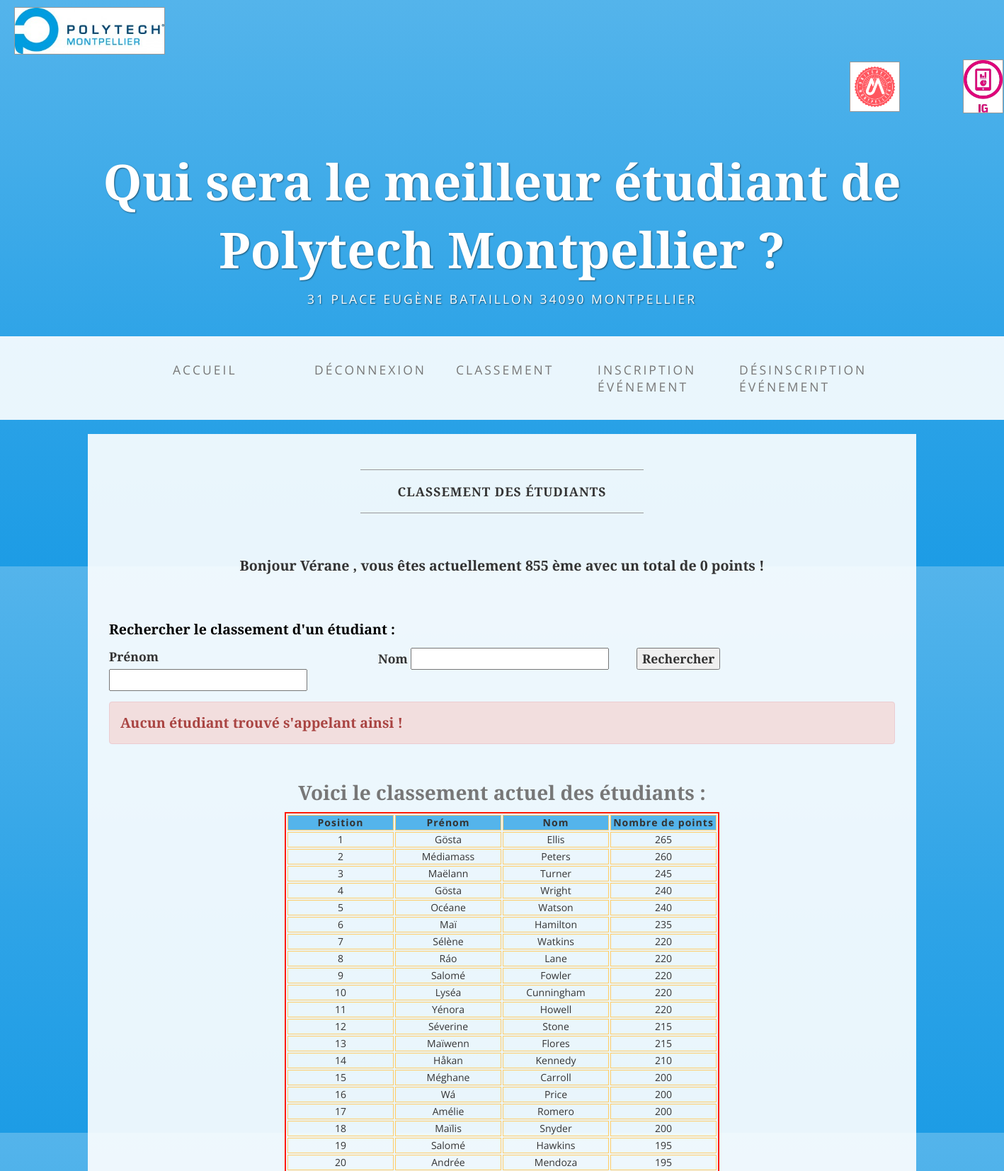
Screenshot of /echec_recherche_classement.php (signed in, upper part) with the database file from the repository.
### tables this page shows
CREATE TABLE IF NOT EXISTS `etudiant` (
  `num_etudiant` int(10) unsigned NOT NULL AUTO_INCREMENT,
  `nom_etudiant` varchar(50) NOT NULL,
  `prenom_etudiant` varchar(50) NOT NULL,
  `moyenne_etudiant` float unsigned NOT NULL,
  `num_niveau` int(10) unsigned NOT NULL,
  `identifiant` varchar(255) NOT NULL,
  `mot_de_passe` varchar(255) NOT NULL,
  `nb_points_total` int(10) unsigned NOT NULL,
  PRIMARY KEY (`num_etudiant`),
  KEY `fk_num_niveau` (`num_niveau`)
);

### echec_recherche_classement.php (the view, shortened to what this page needs)
<?php
	include('bdd.php');
	if(!isset($_COOKIE['identifiant']))
		header("Refresh: 0; URL=http://php-meilleuretudiant.rhcloud.com/non_connecte_classement.php" );
	else
	{
?>
<!DOCTYPE html>
<html>
	<head>
		<img class="img-logo-polytech img-border img-left" src="img/logo_polytech.jpg" alt="logo Polytech">
		<img class="img-logo-universite img-border " src="img/logo_universite.png" alt="logo universite">
		<img class="img-logo-IG img-border " src="img/logo_ig.jpg" alt="logo IG">
		<link href="css/bootstrap.min.css" rel="stylesheet">
		<link href="css/business-casual.css" rel="stylesheet">
	</head>
	<body>
	<div class="brand">Qui sera le meilleur étudiant de Polytech Montpellier ?</div>
    <div class="address-bar">31 Place Eugène Bataillon 34090 Montpellier</div>
    <nav class="navbar navbar-default" role="navigation">
        <div class="container">
            <div class="collapse navbar-collapse" id="bs-example-navbar-collapse-1">
                <ul class="nav navbar-nav">
                    <li>
                        <a href="index.php">Accueil</a>
                    </li>
                    <li>
                        <a href="deconnexion.php">Déconnexion</a>
                    </li>
					<li>
                        <a href="classement.php">Classement</a>
                    </li>
                    <li>
                        <a href="inscription_evenement.php">Inscription événement</a>
                    </li>
					<li>
                        <a href="desinscription_evenement.php">Désinscription événement</a>
                    </li>
                </ul>
            </div>
        </div>
    </nav>
	<div class="container">
        <div class="row">
            <div class="box">
                <div class="col-lg-12">
                    <hr>
                    <h2 class="intro-text text-center">
                        <strong>Classement des étudiants</strong>
                    </h2>
                    <hr>
					<?php
						$req1 = $bdd->query('select num_etudiant, identifiant, nb_points_total, moyenne_etudiant from etudiant order by nb_points_total DESC, moyenne_etudiant DESC, num_etudiant DESC');
						$cpt1 = 1;
						while ($donnees1 = $req1->fetch())
						{
							if ($donnees1['num_etudiant']==$_COOKIE['num_etudiant'])
							{
								break;
							}
							else
							{
								$cpt1=$cpt1+1;
							}
						}
					if ($cpt1==1)
					{
						?>
						<div class="text-center policy2">
							Bonjour <?php echo $_COOKIE['identifiant'];?> , vous êtes actuellement <?php echo $cpt1;?> er avec un total de <?php echo ($donnees1['nb_points_total']); ?> points !
						</div>
						<?php
					}
					else
					{
						?>
						<div class="text-center policy2">
							Bonjour <?php echo $_COOKIE['identifiant'];?> , vous êtes actuellement <?php echo $cpt1;?> ème avec un total de <?php echo ($donnees1['nb_points_total']); ?> points !
						</div>
						<?php
					}
						?>
					<p class="policy2">Rechercher le classement d'un étudiant :</p>
					<form action="recherche_classement.php" method="post">
                        <div class="row policy">
                            <div class="form-group col-lg-4">
                                <label>Prénom</label>
                                <input type="text" name="prenom" />
                            </div>
                            <div class="form-group col-lg-4">
                                <label>Nom</label>
                                <input type="text" name="nom" />
                            </div>
							<input type="submit" value="Rechercher" />
						</div>
					</form>
					<div class="alert alert-danger policy2" role="alert">
						Aucun étudiant trouvé s'appelant ainsi !
					</div>
					<table id="tab" style ="text-align:center">
						<caption class="text-center policy2">Voici le classement actuel des étudiants :</caption>
						    <colgroup>
								<col span="1" width="150"/>
								<col span="1" width="150"/>
								<col span="1" width="150"/>
								<col span="1" width="150"/>
							</colgroup>
						<thead style ="text-align:center">
							<tr>
								<th style ="text-align:center">Position</th>
								<th style ="text-align:center">Prénom</th>
								<th style ="text-align:center">Nom</th>
								<th style ="text-align:center">Nombre de points</th>
							</tr>
						</thead>
						<tbody>
							<?php
							$req2 = $bdd->query('select num_etudiant, prenom_etudiant, nom_etudiant, nb_points_total, moyenne_etudiant from etudiant order by nb_points_total DESC, moyenne_etudiant DESC, num_etudiant DESC');
							$cpt2 = 1;
							while ($donnees = $req2->fetch())
							{
								if ($donnees['num_etudiant']==$_COOKIE['num_etudiant'])
								{
									?>
									<tr style ="background-color: #FF6347;">
										<td><?php echo $cpt2; ?></td>
										<td><?php echo ($donnees['prenom_etudiant']); ?></td>
										<td><?php echo ($donnees['nom_etudiant']); ?></td>
										<td><?php echo ($donnees['nb_points_total']); ?></td>
									</tr>
									<?php
								}
								else
								{
									?>
									<tr>
										<td><?php echo $cpt2; ?></td>
										<td><?php echo ($donnees['prenom_etudiant']); ?></td>
										<td><?php echo ($donnees['nom_etudiant']); ?></td>
										<td><?php echo ($donnees['nb_points_total']); ?></td>
									</tr>
									<?php
								}
								$cpt2 = $cpt2+1;
							}
							?>
						</tbody>
					</table>
				</div>
			</div>
		</div>
	</div>
	</body>
	<?php
	}
	?>
</html>

### css/business-casual.css (style rules this page uses)
body { font-family: "Open Sans","Helvetica Neue",Helvetica,Arial,sans-serif; background-image: -webkit-linear-gradient(#54b4eb, #2fa4e7 60%, #1d9ce5); }
h1, h2, h3, h4, h5, h6 { text-transform: uppercase; font-family: "Josefin Slab","Helvetica Neue",Helvetica,Arial,sans-serif; font-weight: 700; letter-spacing: 1px; }
p { font-size: 1.25em; line-height: 1.6; color: #000; }
hr { max-width: 400px; border-color: #999999; }
.brand, .address-bar { display: none; }
.navbar-nav { text-transform: uppercase; font-weight: 400; letter-spacing: 3px; }
.box { margin-bottom: 20px; padding: 30px 15px; background: #fff; background: rgba(255,255,255,0.9); }
.intro-text { text-transform: uppercase; font-size: 1.25em; font-weight: 400; letter-spacing: 1px; font-family: "Josefin Slab","Helvetica Neue",Helvetica,Arial,sans-serif; }
.img-border { float: none; margin: 0 auto 0; border: #999999 solid 1px; }
.img-left { float: none; margin: 0 auto 0; }
.img-logo-polytech { height: 15%; width: 15%; border: #999999 solid 1px; margin-left: 20px; margin-top: 10px; }
.img-logo-universite { height: 5%; width: 5%; border: #999999 solid 1px; margin-left: 1200px; margin-top: 10px; }
.img-logo-IG { height: 4%; width: 4%; border: #999999 solid 1px; margin-left: 1360px; margin-top: -95px; }
#tab { margin: auto; border: #FE1B00 2px solid; border-collapse: separate; border-spacing: 2px; }
#tab caption { font-size: 2em; }
#tab th { background-color: #54b4eb; border: #FFCC66 1px solid; font-size: 1em; letter-spacing: 1px; }
#tab td { border: #FFCC66 1px solid; }
@media screen and (min-width:768px) { .brand { display: inherit; margin: 0; padding: 30px 0 10px; text-align: center; text-shadow: 1px 1px 2px rgba(0,0,0,0.5); font-family: "Josefin Slab","Helvetica Neue",Helvetica,Arial,sans-serif; font-size: 5em; font-weight: 700; line-height: normal; color: #fff; } }
@media screen and (min-width:768px) { .policy { font-family: "Josefin Slab","Helvetica Neue",Helvetica,Arial,sans-serif; font-size: 1.25em; font-weight: 700; } }
@media screen and (min-width:768px) { .policy2 { font-family: "Josefin Slab","Helvetica Neue",Helvetica,Arial,sans-serif; font-size: 1.4em; font-weight: 700; } }
@media screen and (min-width:768px) { .img-left { float: left; margin-right: 25px; } }
@media screen and (min-width:768px) { .address-bar { display: inherit; margin: 0; padding: 0 0 40px; text-align: center; text-shadow: 1px 1px 2px rgba(0,0,0,0.5); text-transform: uppercase; font-size: 1.25em; font-weight: 400; letter-spacing: 3px; color: #fff; } }
@media screen and (min-width:768px) { .navbar { border-radius: 0; } }
@media screen and (min-width:768px) { .navbar { min-height: 0; } }
@media screen and (min-width:768px) { .navbar-default { border: none; background: #fff; background: rgba(255,255,255,0.9); } }
@media screen and (min-width:768px) { .nav>li>a { padding: 35px; } }
@media screen and (min-width:768px) { .navbar-nav>li>a { line-height: normal; width: 200px; } }
@media screen and (min-width:768px) { .navbar-nav { display: table; float: none; margin: 0 auto; table-layout: fixed; font-size: 1.25em; } }
@media screen and (min-width:1200px) { .box:after { content: ''; display: table; clear: both; } }

### rows the page displays
etudiant: nb_points_total "0"
etudiant: prenom_etudiant "Gösta", nom_etudiant "Ellis", nb_points_total "265"
etudiant: prenom_etudiant "Médiamass", nom_etudiant "Peters", nb_points_total "260"
etudiant: prenom_etudiant "Maëlann", nom_etudiant "Turner", nb_points_total "245"
etudiant: prenom_etudiant "Gösta", nom_etudiant "Wright", nb_points_total "240"
etudiant: prenom_etudiant "Océane", nom_etudiant "Watson", nb_points_total "240"
etudiant: prenom_etudiant "Maï", nom_etudiant "Hamilton", nb_points_total "235"
etudiant: prenom_etudiant "Sélène", nom_etudiant "Watkins", nb_points_total "220"
etudiant: prenom_etudiant "Ráo", nom_etudiant "Lane", nb_points_total "220"
etudiant: prenom_etudiant "Salomé", nom_etudiant "Fowler", nb_points_total "220"
etudiant: prenom_etudiant "Lyséa", nom_etudiant "Cunningham", nb_points_total "220"
etudiant: prenom_etudiant "Yénora", nom_etudiant "Howell", nb_points_total "220"
etudiant: prenom_etudiant "Séverine", nom_etudiant "Stone", nb_points_total "215"
etudiant: prenom_etudiant "Maïwenn", nom_etudiant "Flores", nb_points_total "215"
etudiant: prenom_etudiant "Håkan", nom_etudiant "Kennedy", nb_points_total "210"
etudiant: prenom_etudiant "Méghane", nom_etudiant "Carroll", nb_points_total "200"
etudiant: prenom_etudiant "Wá", nom_etudiant "Price", nb_points_total "200"
etudiant: prenom_etudiant "Amélie", nom_etudiant "Romero", nb_points_total "200"
etudiant: prenom_etudiant "Maïlis", nom_etudiant "Snyder", nb_points_total "200"
etudiant: prenom_etudiant "Salomé", nom_etudiant "Hawkins", nb_points_total "195"
etudiant: prenom_etudiant "Andrée", nom_etudiant "Mendoza", nb_points_total "195"

### other values shown
$_COOKIE['identifiant'] "Vérane"
$cpt1 "855"
